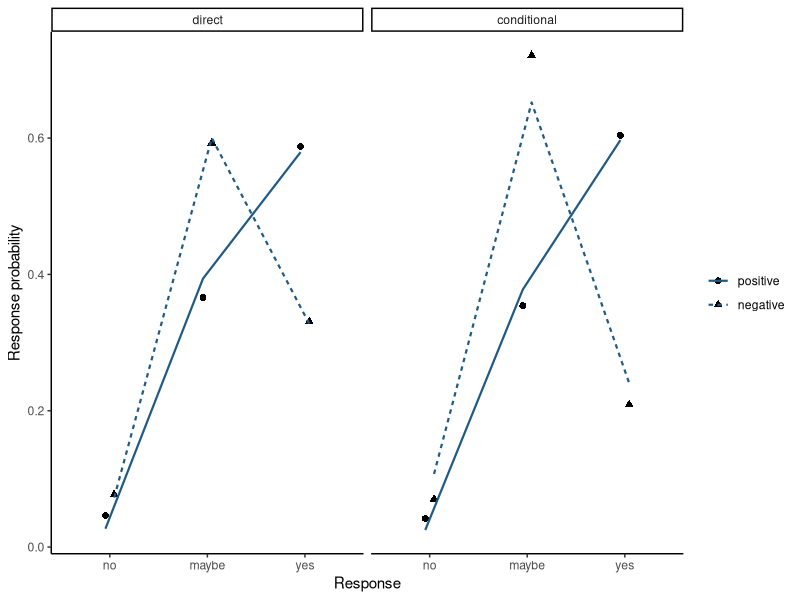

The R source for this figure:
## ---- chunk 1
#| label: load-megaveridicality
#| echo: true
library(ordinal)
mv <- read.csv("data/megaveridicality/megaveridicality-v1-active-native.csv")
stopifnot(nrow(mv) == 14951L, length(unique(mv$verb)) == 375L,
          length(unique(mv$respondent_id)) == 319L)
mv$outcome <- ordered(mv$response, levels = c("no", "maybe", "yes"))
mv$polarity <- factor(mv$polarity, levels = c("positive", "negative"))
mv$task <- factor(mv$task, levels = c("direct", "conditional"))
fit <- clm(outcome ~ polarity * task, data = mv, link = "logit", Hess = TRUE)
coef(summary(fit))
## ---- chunk 2
#| label: inspect-megaveridicality-records
rbind(
  direct = mv[which(mv$task == "direct")[[1L]], c(
    "respondent_id", "verb", "frame", "polarity", "task", "response",
    "acceptability"
  )],
  conditional = mv[which(mv$task == "conditional")[[1L]], c(
    "respondent_id", "verb", "frame", "polarity", "task", "response",
    "acceptability"
  )]
)
## ---- chunk 3
#| label: ordinal-raw-and-fitted
#| echo: true
grid <- expand.grid(polarity = levels(mv$polarity), task = levels(mv$task))
fitted_matrix <- predict(fit, newdata = grid, type = "prob")$fit
fitted_long <- data.frame(
  grid[rep(seq_len(nrow(grid)), each = ncol(fitted_matrix)), ],
  response = factor(rep(colnames(fitted_matrix), times = nrow(grid)),
                    levels = c("no", "maybe", "yes")),
  fitted_probability = as.vector(t(fitted_matrix))
)
raw <- as.data.frame(table(mv$polarity, mv$task, mv$outcome,
                           dnn = c("polarity", "task", "response")))
names(raw)[[4L]] <- "responses"
raw$empirical_probability <- ave(raw$responses, raw$polarity, raw$task,
                                 FUN = function(x) x / sum(x))
display <- merge(raw, fitted_long, by = c("polarity", "task", "response"))
## ---- chunk 4
#| label: plot-ordinal-fit
#| echo: true
library(ggplot2)
ggplot(display, aes(response, group = polarity)) +
  geom_point(aes(y = empirical_probability, shape = polarity), size = 2,
             position = position_dodge(width = .18)) +
  geom_line(aes(y = fitted_probability, linetype = polarity),
            color = "#1F5A85", linewidth = .75,
            position = position_dodge(width = .18)) +
  facet_wrap(~ task) +
  labs(x = "Response", y = "Response probability", shape = NULL, linetype = NULL) +
  theme_classic()
## ---- chunk 5
#| label: threshold-check
#| echo: true
above_no <- glm(I(as.integer(outcome) > 1L) ~ polarity * task,
                binomial(), mv)
yes <- glm(I(as.integer(outcome) > 2L) ~ polarity * task,
           binomial(), mv)
rbind(`maybe-or-yes versus no` = coef(above_no),
      `yes versus no-or-maybe` = coef(yes))
